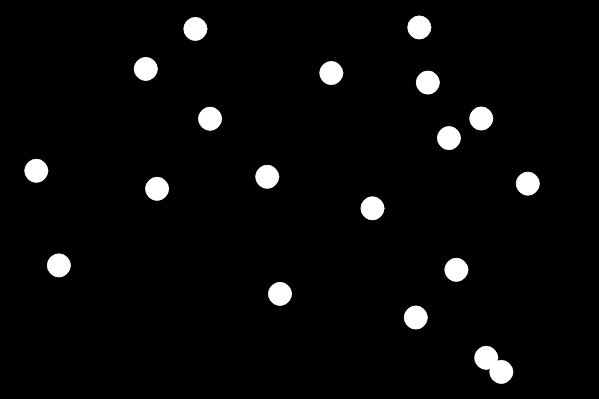
Frame 1 (no input)
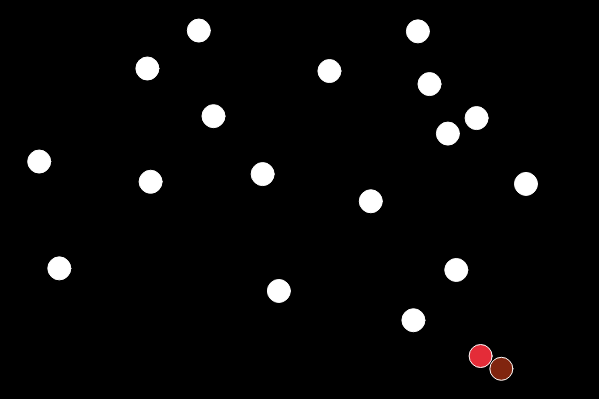
Frame 60 (no input)
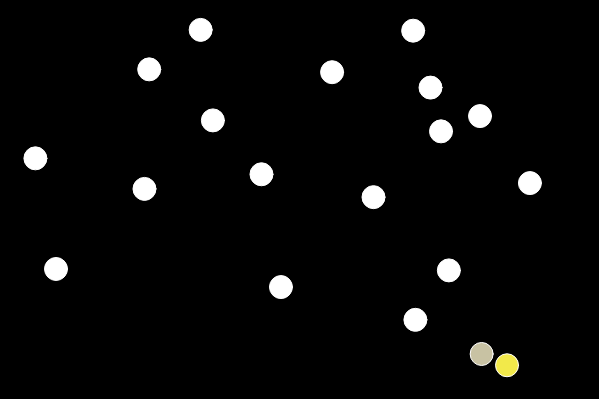
Frame 120 (the mouse pressed at the canvas centre since frame 60)

The p5.js sketch that drew these frames (run headless with seeded random() and noise() and a simulated clock; from frame 60 on, the mouse is pressed at the canvas centre):

// p5.js sketch
// ── sketch.js
//Here we create an object to check if the bubbles intersects and do something:
var bubbles=[]; //declare bubbles array
function setup() {
  createCanvas(599,399);
  for (var i=0; i<19; i++){
  bubbles[i]=new Bubble(random(width), random(height));
  }
}

function draw() {
	background(0);
	
	for(var i=bubbles.length-1;i>=0;i--){
		bubbles[i].display();
		bubbles[i].update();
	
	for(var j=bubbles.length-1;j>=0; j--){//here u culd do i<j or j=i+1 inside a for loop instead of If(i!=j) inside if
	if(i!=j && bubbles[i].intersects(bubbles[j])){
		bubbles[i].changeColor();
	}
	}
	}
  
}
// ── bubble.js
//Define Bubble constructor function: as it is the flexible way of creating objects.
function Bubble(x,y){
	this.x=x;
	this.y=y;
	this.r=11.5;
	this.col=color(255);
	
	this.display=function(){
		stroke(255);
		fill(this.col);
		ellipse(this.x,this.y,this.r*2,this.r*2);
	}
	
	this.update=function(){
		this.x+=random(-1,1);
		this.y+=random(-1,1);
	}
	
	this.intersects=function(other){ 
		  /*
		for(var i=0; i<other.length;i++){
		var d=dist(this.x,this.y,other[i].x,other[i].y);
		if(d < (this.r + other[i].r)&& other[i]!=this){
			return true;
			other[i].changeColor();
			*/
			
			var d=dist(this.x,this.y,other.x,other.y);
			if(d < (this.r + other.r)){
			return true;
			
		}else
		{
			return false;
		}
		}
	this.changeColor=function(){
		this.col=color(random(255),random(255),random(255));
	}
}
